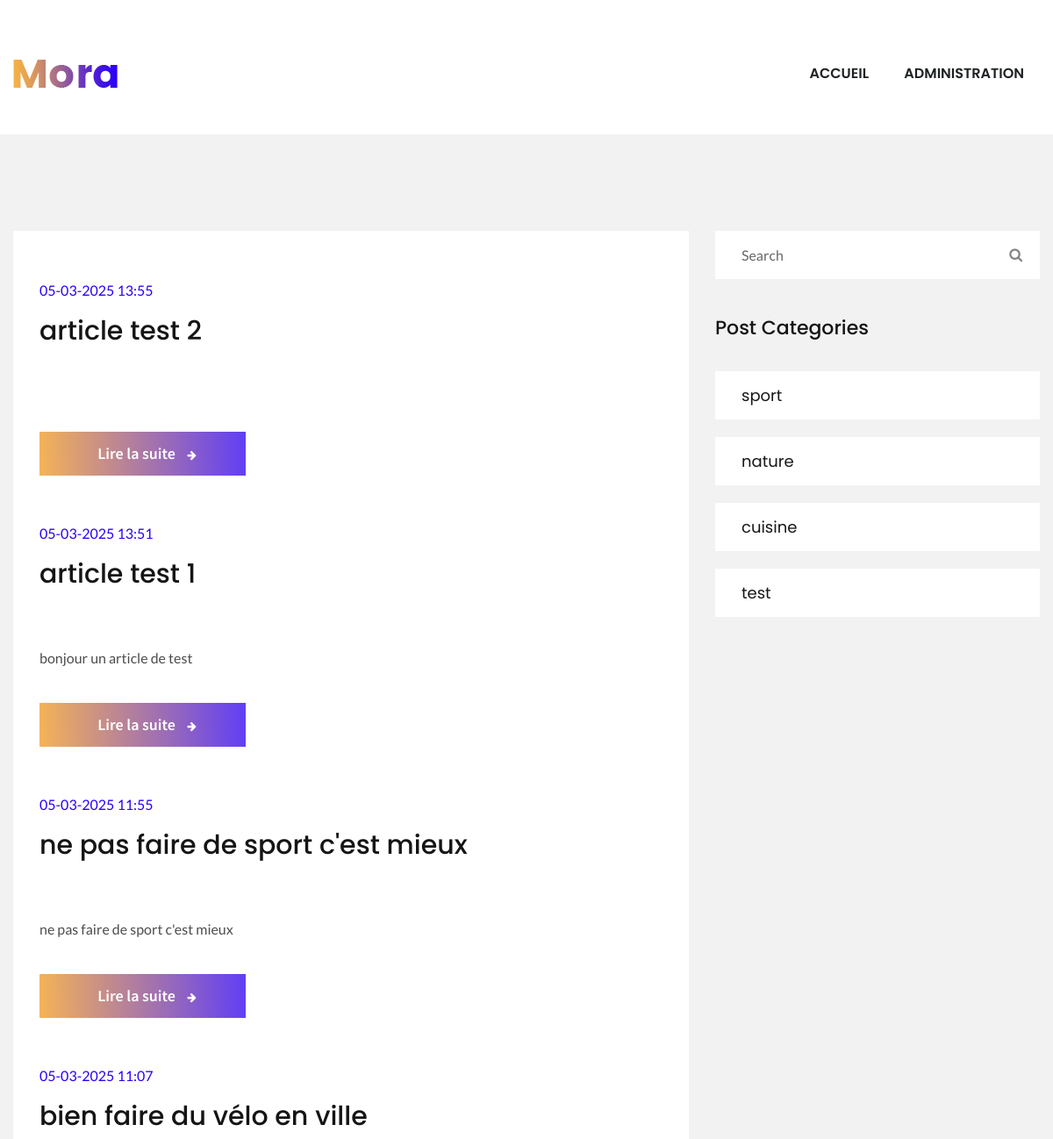
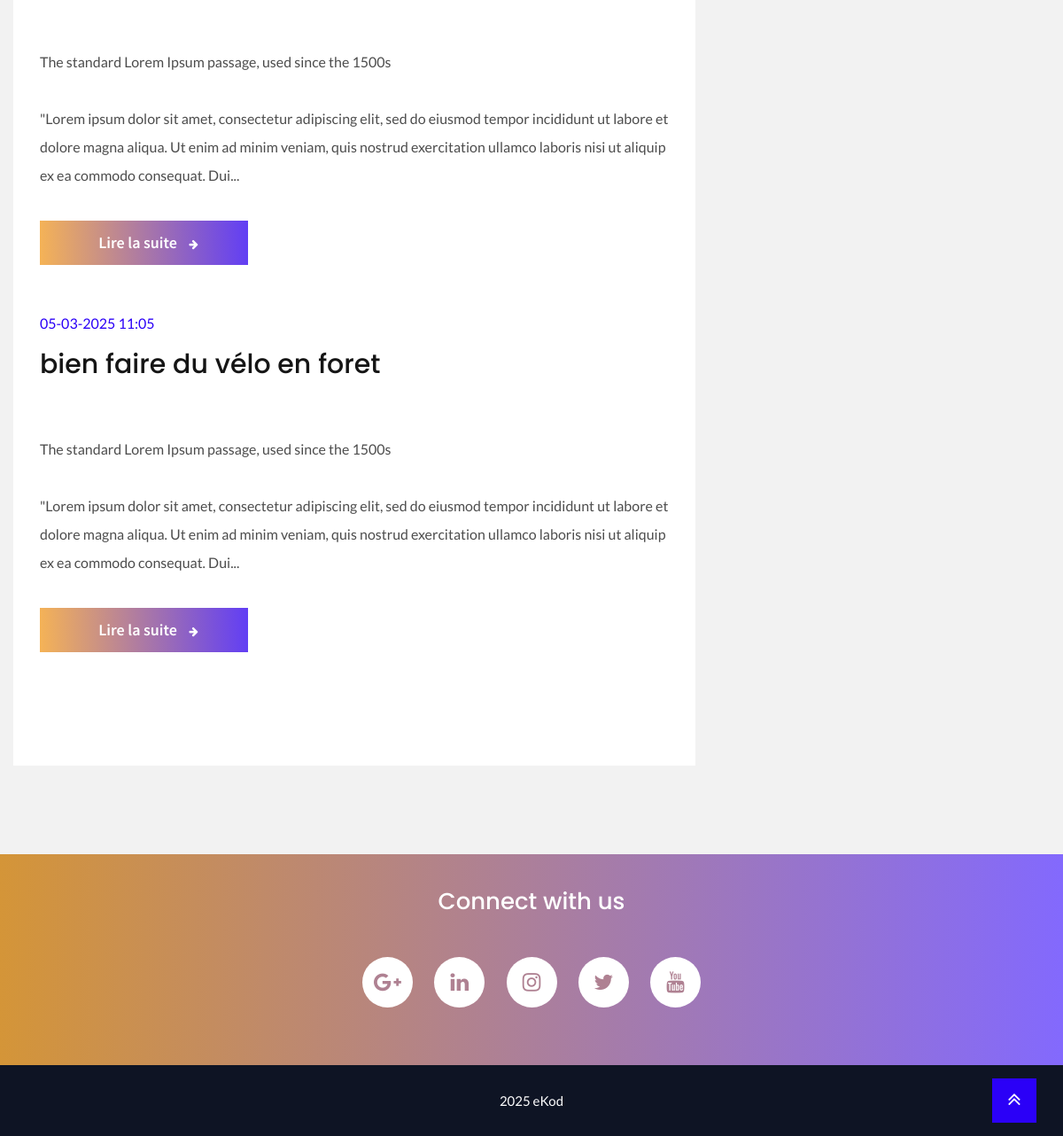
Page /mora-blog-placeholder/index.php on the committed database (2 pictures, top to bottom).
### tables this page shows
CREATE TABLE `post` (
  `id` int(11) NOT NULL,
  `title` varchar(255) NOT NULL,
  `text` text NOT NULL,
  `publishedAt` datetime NOT NULL
);

CREATE TABLE `category` (
  `id` int(11) NOT NULL,
  `name` varchar(255) NOT NULL
);

### mora-blog-placeholder/index.php (the view, shortened to what this page needs)
<?php
include 'includes/header.php';
?>
    <section class="post_section news_post">
        <div class="container">
            <div class="row post_section_inner">
                <div class="col-lg-8">
                    <div class="news_left_sidebar">
                        <?php
                        if ( isset($_GET['q'])) {
                            $posts = $db->prepare("SELECT * FROM post
                                WHERE title LIKE :title
                                OR text LIKE :text
                                ORDER BY publishedAt DESC");
                            $posts->execute([
                                'title' => '%'.$_GET['q'].'%',
                                'text' => '%'.$_GET['q'].'%',
                            ]);
                        } else {
                            $posts = $db->prepare("SELECT * FROM post ORDER BY publishedAt DESC");
                            $posts->execute();
                        }
                        while ($post = $posts->fetch()) {
                            $publishedAt = new DateTime($post['publishedAt']);
                            echo '<div class="news_item">
                                <h6>'.$publishedAt->format("d-m-Y H:i").'</h6>
                                <a href="post.php?id='.$post['id'].'" class="news_heding">'.$post['title'].'</a>
                                <p>'.substr(str_replace("\n", "<br>", $post['text']), 0, 300).
                                ((strlen($post['text'])>300)?'...':'').'</p>
                                <a href="post.php?id='.$post['id'].'" class="red_btn">Lire la suite <i class="fa fa-arrow-right"></i></a>
                            </div>';
                        }
                        ?>
                    </div>
                </div>
                <?php
                include 'includes/sidebar.php';
                ?>
            </div>
        </div>
    </section>
<?php
include 'includes/footer.php';

### mora-blog-placeholder/includes/header.php (shortened to what this page needs)
?><!DOCTYPE html>
<html lang="fr">
<head>
    <link href="css/style.css" rel="stylesheet">
</head>
<body>
<header class="main_header_area" id="header">
    <div class="container">
        <div class="header_menu">
            <nav class="navbar navbar-expand-lg">
                <a class="navbar-brand" href="/"><img src="images/logo.png" alt=""></a>
                <div class="collapse navbar-collapse navbar_supported">
                    <ul class="navbar-nav">
                        <li><a class="nav-link" href="/">Accueil</a></li>
                        <li><a class="nav-link" href="/admin.php">Administration</a></li>
                    </ul>
                </div>
            </nav>
        </div>
    </div>
</header>

### mora-blog-placeholder/includes/sidebar.php
<div class="col-lg-4 right_sidebar">
    <form action="/" method="get">
    <div class="input-group">
        <input type="text" class="form-control" name="q" placeholder="Search">
        <div class="input-group-append">
            <span class="input-group-text"><i class="fa fa-search"></i></span>
        </div>
    </div>
    </form>
    <div class="categories">
        <h3>Post Categories</h3>
        <ul class="cpost_categories">
            <?php
            $categories = $db->prepare("SELECT * FROM category");
            $categories->execute();
            $countPost = $db->prepare("SELECT post.id FROM post, post_category
                    WHERE post.id = post_category.post_id AND post_category.category_id = :category_id");
            while ($category = $categories->fetch()) {
                $countPost->execute([
                        "category_id" => $category['id'],
                ]);
                echo '<li><a href="/?category_id='.$category['id'].'"'.
                    ((isset($_GET['category_id']) && $_GET['category_id'] == $category['id'])?' class="active"':'')
                    .'>'.$category['name'].'<span>'.$countPost->rowCount().'</span></a></li>';
            }
            ?>
        </ul>
    </div>
</div>

### mora-blog-placeholder/includes/footer.php (shortened to what this page needs)
<section class="connect_with_us">
    <div class="container">
        <h2>Connect with us</h2>
        <ul class="contact_with_socail">
            <li><a href="#"><i class="fa fa-google-plus"></i></a></li>
            <li><a href="#"><i class="fa fa-linkedin"></i></a></li>
            <li><a href="#"><i class="fa fa-instagram"></i></a></li>
            <li><a href="#"><i class="fa fa-twitter"></i></a></li>
            <li><a href="#"><i class="fa fa-youtube"></i></a></li>
        </ul>
    </div>
</section>
<footer class="footer_area">
    <div class="copy_right">
        <p>2025 eKod</p>
    </div>
</footer>
<button class="scroll-top">
    <i class="fa fa-angle-double-up"></i>
</button>
</body>
</html>

### rows in the picture
post: publishedAt "05-03-2025 13:55", title "article test 2"
post: publishedAt "05-03-2025 13:51", title "article test 1", text "bonjour un article de test"
post: publishedAt "05-03-2025 11:55", title "ne pas faire de sport c'est mieux", text "ne pas faire de sport c'est mieux"
post: publishedAt "05-03-2025 11:07", title "bien faire du vélo en ville", text "The standard Lorem Ipsum passage, used since the 1500s \"Lorem ipsum dolor sit amet, consectetur adipiscing elit, sed do eiusmod tempor incididunt ut labore et dolore magna aliqua. Ut enim ad minim veniam, quis nostrud exercitation ullamco laboris nisi ut aliquip ex ea commodo consequat. Dui"
post: publishedAt "05-03-2025 11:05", title "bien faire du vélo en foret", text "The standard Lorem Ipsum passage, used since the 1500s \"Lorem ipsum dolor sit amet, consectetur adipiscing elit, sed do eiusmod tempor incididunt ut labore et dolore magna aliqua. Ut enim ad minim veniam, quis nostrud exercitation ullamco laboris nisi ut aliquip ex ea commodo consequat. Dui"
category: name "sport"
category: name "nature"
category: name "cuisine"
category: name "test"
